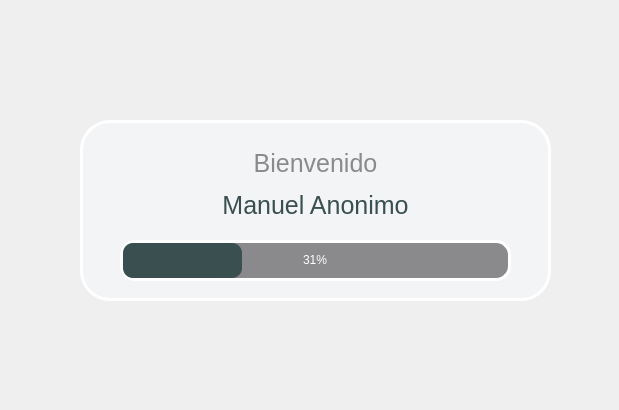
<?xml version="1.0" encoding="UTF-8"?>
<ui version="4.0">
 <class>VentanaCarga</class>
 <widget class="QWidget" name="VentanaCarga">
  <property name="geometry">
   <rect>
    <x>0</x>
    <y>0</y>
    <width>619</width>
    <height>410</height>
   </rect>
  </property>
  <property name="windowTitle">
   <string>ReadBot Cargando</string>
  </property>
  <property name="styleSheet">
   <string notr="true">/*
#VentanaCarga{
	background-color: rgb(0, 0, 0);

}
*/</string>
  </property>
  <widget class="QFrame" name="frameLoad">
   <property name="geometry">
    <rect>
     <x>80</x>
     <y>120</y>
     <width>471</width>
     <height>181</height>
    </rect>
   </property>
   <property name="styleSheet">
    <string notr="true">#frameLoad{

border-radius:30px;
border:3px solid white;

	background-color: rgb(243, 244, 246);
}
</string>
   </property>
   <property name="frameShadow">
    <enum>QFrame::Raised</enum>
   </property>
   <widget class="QLabel" name="labTitu">
    <property name="geometry">
     <rect>
      <x>20</x>
      <y>70</y>
      <width>431</width>
      <height>31</height>
     </rect>
    </property>
    <property name="styleSheet">
     <string notr="true">font-size:25px;
color:#3A4F50;
font-family: &quot;Roboto&quot;;

</string>
    </property>
    <property name="text">
     <string>Manuel Anonimo</string>
    </property>
    <property name="alignment">
     <set>Qt::AlignCenter</set>
    </property>
   </widget>
   <widget class="QProgressBar" name="progreLoad">
    <property name="geometry">
     <rect>
      <x>40</x>
      <y>120</y>
      <width>391</width>
      <height>41</height>
     </rect>
    </property>
    <property name="styleSheet">
     <string notr="true">QProgressBar {
	background-color:#8A8A8C;
	color: white;
	height: 28px;
	border-radius: 15px;
	text-align: center;
	font-family: &quot;Roboto&quot;;
border: 3px solid white;
}

QProgressBar::chunk{
border-radius: 10px;
background-color: #3A4F50;

}
</string>
    </property>
    <property name="value">
     <number>31</number>
    </property>
    <property name="textVisible">
     <bool>true</bool>
    </property>
    <property name="orientation">
     <enum>Qt::Horizontal</enum>
    </property>
    <property name="textDirection">
     <enum>QProgressBar::TopToBottom</enum>
    </property>
   </widget>
   <widget class="QLabel" name="labTitu_3">
    <property name="geometry">
     <rect>
      <x>10</x>
      <y>28</y>
      <width>451</width>
      <height>31</height>
     </rect>
    </property>
    <property name="styleSheet">
     <string notr="true">font-size:25px;
color:#8A8A8C;
font-family: &quot;Roboto&quot;;</string>
    </property>
    <property name="text">
     <string>Bienvenido</string>
    </property>
    <property name="alignment">
     <set>Qt::AlignCenter</set>
    </property>
   </widget>
  </widget>
 </widget>
 <resources>
  <include location="../image/source.qrc"/>
 </resources>
 <connections/>
</ui>
